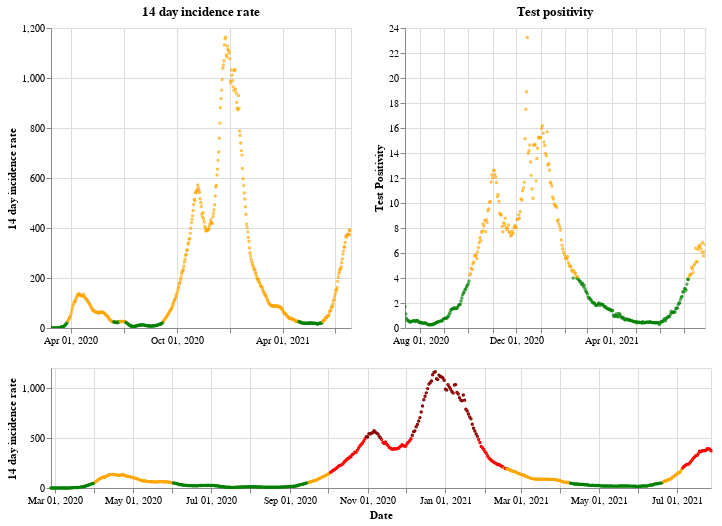

Write notebook code for a chart like this one.
### Markdown cell above
## Wales

### Code cell
plot_traffic_light('Wales')

### Figure 1 — Vega-Lite specification as saved in the notebook (floating-point values rounded to 4 significant figures; data arrays with more than 128 entries replaced by an {"elided": "..."} marker saying what was removed)
{"config": {"view": {"continuousWidth": 400, "continuousHeight": 300}}, "vconcat": [{"hconcat": [{"mark": {"type": "point", "size": 2}, "encoding": {"color": {"condition": {"value": "green", "test": "(datum.twoWeeklyCasesRate <= 25)"}, "value": "orange"}, "tooltip": [{"type": "nominal", "field": "areaName"}, {"type": "temporal", "field": "date"}, {"type": "quantitative", "field": "twoWeeklyCasesRate"}, {"type": "quantitative", "field": "testPositivity"}], "x": {"type": "temporal", "axis": {"title": ""}, "field": "date", "scale": {"domain": {"selection": "DateBrush"}}, "timeUnit": "yearmonthdate"}, "y": {"type": "quantitative", "axis": {"title": "14 day incidence rate"}, "field": "twoWeeklyCasesRate"}}, "title": "14 day incidence rate", "width": 300}, {"mark": {"type": "point", "size": 2}, "encoding": {"color": {"condition": {"value": "green", "test": "(datum.testPositivity <= 4)"}, "value": "orange"}, "tooltip": [{"type": "nominal", "field": "areaName"}, {"type": "temporal", "field": "date"}, {"type": "quantitative", "field": "twoWeeklyCasesRate"}, {"type": "quantitative", "field": "testPositivity"}], "x": {"type": "temporal", "axis": {"title": ""}, "field": "date", "scale": {"domain": {"selection": "DateBrush"}}, "timeUnit": "yearmonthdate"}, "y": {"type": "quantitative", "axis": {"title": "Test Positivity"}, "field": "testPositivity"}}, "title": "Test positivity", "width": 300}]}, {"layer": [{"mark": {"type": "point", "size": 2}, "encoding": {"color": {"condition": {"value": "orange", "test": "(((datum.testPositivity < 4) && (datum.twoWeeklyCasesRate >= 50)) && (datum.twoWeeklyCasesRate < 200))"}, "value": "red"}, "opacity": {"condition": {"value": 1, "test": "((datum.twoWeeklyCasesRate >= 50) && (datum.twoWeeklyCasesRate < 500))"}, "value": 0}, "tooltip": [{"type": "nominal", "field": "areaName"}, {"type": "temporal", "field": "date"}, {"type": "quantitative", "field": "twoWeeklyCasesRate"}, {"type": "quantitative", "field": "testPositivity"}], "x": {"type": "temporal", "axis": {"title": "Date"}, "field": "date", "timeUnit": "yearmonthdate"}, "y": {"type": "quantitative", "axis": {"title": "14 day incidence rate"}, "field": "twoWeeklyCasesRate"}}, "selection": {"DateBrush": {"type": "interval", "encodings": ["x"], "fields": ["Time"]}}}, {"mark": {"type": "point", "size": 2}, "encoding": {"color": {"value": "darkred"}, "opacity": {"condition": {"value": 1, "test": "(datum.twoWeeklyCasesRate >= 500)"}, "value": 0}, "tooltip": [{"type": "nominal", "field": "areaName"}, {"type": "temporal", "field": "date"}, {"type": "quantitative", "field": "twoWeeklyCasesRate"}, {"type": "quantitative", "field": "testPositivity"}], "x": {"type": "temporal", "axis": {"title": "Date"}, "field": "date", "timeUnit": "yearmonthdate"}, "y": {"type": "quantitative", "axis": {"title": "14 day incidence rate"}, "field": "twoWeeklyCasesRate"}}}, {"mark": {"type": "point", "size": 2}, "encoding": {"color": {"condition": {"value": "green", "test": "((datum.testPositivity < 4) && (datum.twoWeeklyCasesRate < 50))"}, "value": "orange"}, "opacity": {"condition": {"value": 1, "test": "(datum.twoWeeklyCasesRate < 50)"}, "value": 0}, "tooltip": [{"type": "nominal", "field": "areaName"}, {"type": "temporal", "field": "date"}, {"type": "quantitative", "field": "twoWeeklyCasesRate"}, {"type": "quantitative", "field": "testPositivity"}], "x": {"type": "temporal", "axis": {"title": "Date"}, "field": "date", "timeUnit": "yearmonthdate"}, "y": {"type": "quantitative", "axis": {"title": "14 day incidence rate"}, "field": "twoWeeklyCasesRate"}}}], "height": 120, "width": 660}], "data": {"name": "data-de50728c6a7d5351359279f021bc2f1d"}, "$schema": "https://vega.github.io/schema/vega-lite/v4.8.1.json", "datasets": {"data-de50728c6a7d5351359279f021bc2f1d": {"elided": "518 records"}}}
